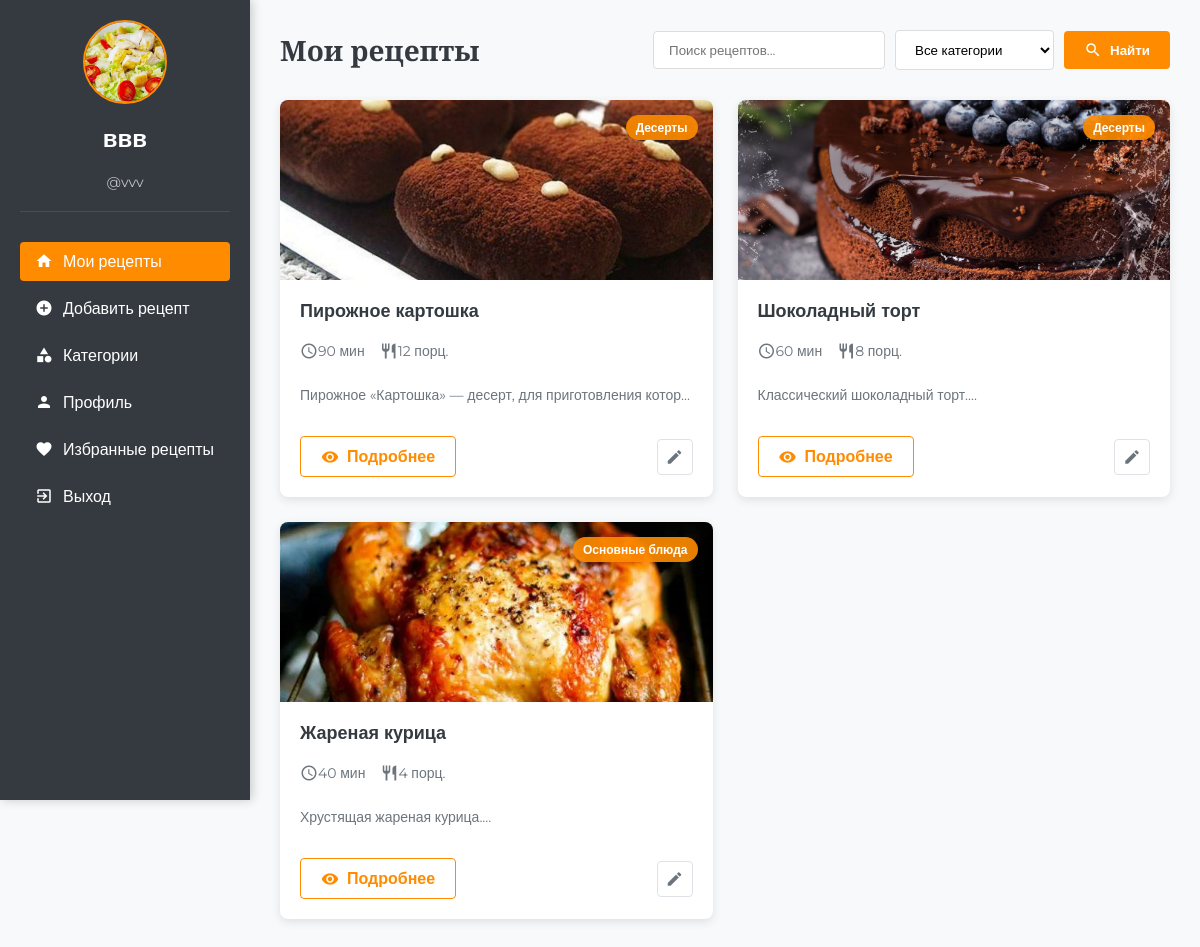
Screenshot of /cooking/home.php (signed in) with the database file from the repository.
### tables this page shows
CREATE TABLE `users` (
  `user_id` int NOT NULL,
  `username` varchar(255) NOT NULL,
  `name` varchar(100) DEFAULT NULL,
  `password` varchar(255) NOT NULL,
  `email` varchar(255) DEFAULT NULL,
  `created_at` timestamp NULL DEFAULT CURRENT_TIMESTAMP,
  `avatar` varchar(255) DEFAULT 'images/default-avatar.jpg',
  `bio` text
);

CREATE TABLE `recipes` (
  `recipe_id` int NOT NULL,
  `category_id` int NOT NULL,
  `recipe_name` varchar(255) NOT NULL,
  `description` text,
  `instructions` text NOT NULL,
  `prep_time` int DEFAULT NULL,
  `cook_time` int DEFAULT NULL,
  `servings` int DEFAULT NULL,
  `user_id` int NOT NULL,
  `image_url` varchar(255) DEFAULT NULL,
  `created_at` timestamp NULL DEFAULT CURRENT_TIMESTAMP
);

CREATE TABLE `categories` (
  `category_id` int NOT NULL,
  `category_name` varchar(255) NOT NULL,
  `description` text
);

### cooking/home.php (the view, shortened to what this page needs)
<?php
require_once 'config.php';
$userId = (int)$_SESSION['user_id'];
$stmt = $pdo->prepare("SELECT username, name, avatar FROM users WHERE user_id = ?");
$stmt->execute([$userId]);
$user = $stmt->fetch();
$searchQuery = $_GET['search'] ?? '';
$query = "
    SELECT r.*, c.category_name
    FROM recipes r
    JOIN categories c ON r.category_id = c.category_id
    WHERE r.user_id = ?
";
$params = [$userId];
$query .= " ORDER BY r.created_at DESC";
$recipesStmt = $pdo->prepare($query);
$recipesStmt->execute($params);
$recipes = $recipesStmt->fetchAll();
?>
<!DOCTYPE html>
<html lang="ru">
<head>
  <link rel="stylesheet" href="styles/home.css">
</head>
<body>
  <div class="dashboard-container">
    <aside class="sidebar">
      <div class="user-profile">
        <?php if (!empty($user['avatar'])): ?>
          <img src="<?= htmlspecialchars($user['avatar']) ?>" alt="Аватар" class="avatar-img">
        <?php else: ?>
          <div class="avatar"><?= strtoupper(substr($user['username'], 0, 1)) ?></div>
        <?php endif; ?>
        <h2><?= htmlspecialchars($user['name'] ?? $user['username']) ?></h2>
        <p class="username">@<?= htmlspecialchars($user['username']) ?></p>
      </div>
      <nav class="main-nav">
        <ul>
          <li class="active"><a href="home.php"><i class="material-icons">home</i> Мои рецепты</a></li>
          <li><a href="add_recipe.php"><i class="material-icons">add_circle</i> Добавить рецепт</a></li>
          <li><a href="categories.php"><i class="material-icons">category</i> Категории</a></li>
          <li><a href="profile.php"><i class="material-icons">person</i> Профиль</a></li>
          <li><a href="favorites.php"><i class="material-icons">favorite</i> Избранные рецепты</a></li>
          <li><a href="logout.php"><i class="material-icons">exit_to_app</i> Выход</a></li>
        </ul>
      </nav>
    </aside>
    <main class="main-content">
      <header class="content-header">
        <h1>Мои рецепты</h1>
        <div class="header-actions">
          <form method="GET" action="home.php" class="search-form">
            <input type="text" name="search" placeholder="Поиск рецептов..." value="<?= htmlspecialchars($searchQuery) ?>">
            <select name="category">
              <option value="">Все категории</option>
            </select>
            <button type="submit" class="btn btn-primary">
              <i class="material-icons">search</i> Найти
            </button>
          </form>
        </div>
      </header>
      <div class="recipes-grid">
        <?php if (count($recipes) > 0): ?>
          <?php foreach ($recipes as $recipe): ?>
            <div class="recipe-card">
              <div class="recipe-image" style="background-image: url('<?= htmlspecialchars($recipe['image_url'] ?? 'images/default-recipe.jpg') ?>')">
                <div class="recipe-category"><?= htmlspecialchars($recipe['category_name']) ?></div>
              </div>
              <div class="recipe-body">
                <h3><?= htmlspecialchars($recipe['recipe_name']) ?></h3>
                <div class="recipe-meta">
                  <span><i class="material-icons">access_time</i> <?= $recipe['cook_time'] + $recipe['prep_time'] ?> мин</span>
                  <span><i class="material-icons">restaurant</i> <?= $recipe['servings'] ?> порц.</span>
                </div>
                <p class="recipe-description"><?= htmlspecialchars(substr($recipe['description'], 0, 100)) ?>...</p>
                <div class="recipe-actions">
                  <a href="view_recipe.php?id=<?= $recipe['recipe_id'] ?>" class="btn btn-outline">
                    <i class="material-icons">visibility</i> Подробнее
                  </a>
                  <a href="edit_recipe.php?id=<?= $recipe['recipe_id'] ?>" class="btn btn-edit">
                    <i class="material-icons">edit</i>
                  </a>
                </div>
              </div>
            </div>
          <?php endforeach; ?>
        <?php endif; ?>
      </div>
    </main>
  </div>
</body>
</html>

### cooking/styles/home.css (style rules this page uses)
:root { --primary-color: #ff8c00; --secondary-color: #343a40; --text-color: #333; --light-gray: #f8f9fa; --medium-gray: #6c757d; --white: #ffffff; }
body { font-family: 'Montserrat', sans-serif; margin: 0; padding: 0; background-color: var(--light-gray); color: var(--text-color); overflow-x: hidden; }
.dashboard-container { display: flex; min-height: 100vh; position: relative; }
.sidebar { width: 250px; background-color: var(--secondary-color); color: var(--white); padding: 20px; position: fixed; height: 100vh; box-shadow: 2px 0 10px rgba(0,0,0,0.2); z-index: 100; overflow-y: auto; box-sizing: border-box; }
.user-profile { text-align: center; margin-bottom: 30px; padding-bottom: 20px; border-bottom: 1px solid rgba(255,255,255,0.1); }
.avatar-img { width: 80px; height: 80px; border-radius: 50%; object-fit: cover; margin: 0 auto 15px; display: block; border: 2px solid var(--primary-color); }
.username { color: rgba(255,255,255,0.7); margin: 5px 0 0; font-size: 14px; }
.main-nav ul { list-style: none; padding: 0; margin: 0; }
.main-nav li { margin-bottom: 8px; }
.main-nav a { color: var(--white); text-decoration: none; display: flex; align-items: center; padding: 10px 15px; border-radius: 4px; transition: background-color 0.3s; }
.main-nav .active a { background-color: var(--primary-color); }
.main-nav i { margin-right: 10px; }
.main-content { flex: 1; padding: 30px; margin-left: 250px; max-width: calc(100vw - 250px); box-sizing: border-box; }
.content-header { display: flex; justify-content: space-between; align-items: center; margin-bottom: 30px; flex-wrap: wrap; gap: 20px; }
.content-header h1 { margin: 0; font-family: 'Playfair Display', serif; font-size: 28px; color: var(--secondary-color); }
.search-form { display: flex; align-items: center; gap: 10px; flex-grow: 1; flex-wrap: wrap; }
.search-form input[type="text"] { flex: 1; min-width: 200px; padding: 10px 15px; border: 1px solid #ddd; border-radius: 4px; font-family: 'Montserrat', sans-serif; }
.search-form select { padding: 10px 15px; border: 1px solid #ddd; border-radius: 4px; font-family: 'Montserrat', sans-serif; background-color: var(--white); }
.btn { display: inline-flex; align-items: center; padding: 10px 20px; border-radius: 4px; text-decoration: none; font-weight: 600; transition: all 0.3s ease; gap: 8px; cursor: pointer; border: none; font-family: 'Montserrat', sans-serif; }
.btn-primary { background-color: var(--primary-color); color: var(--white); }
.btn-outline { background-color: transparent; color: var(--primary-color); border: 1px solid var(--primary-color); }
.btn-edit { padding: 8px; background-color: transparent; color: var(--medium-gray); border: 1px solid #dee2e6; transition: all 0.2s ease; }
.recipes-grid { display: grid; grid-template-columns: repeat(auto-fill, minmax(300px, 1fr)); gap: 25px; margin-top: 20px; align-items: stretch; }
.recipe-card { background: var(--white); border-radius: 8px; overflow: hidden; box-shadow: 0 3px 10px rgba(0,0,0,0.1); transition: all 0.3s cubic-bezier(0.25, 0.8, 0.25, 1); display: flex; flex-direction: column; height: 100%; position: relative; }
.recipe-image { height: 180px; background-size: cover; background-position: center; position: relative; flex-shrink: 0; }
.recipe-category { position: absolute; top: 15px; right: 15px; background: rgba(255,140,0,0.9); color: var(--white); padding: 5px 10px; border-radius: 20px; font-size: 12px; font-weight: 600; }
.recipe-body { padding: 20px; flex-grow: 1; display: flex; flex-direction: column; }
.recipe-body h3 { margin: 0 0 10px; font-size: 18px; font-weight: 700; color: var(--secondary-color); }
.recipe-meta { display: flex; gap: 15px; margin: 10px 0; color: var(--medium-gray); font-size: 14px; flex-wrap: wrap; }
.recipe-meta span { display: flex; align-items: center; }
.recipe-description { color: var(--medium-gray); margin: 15px 0; font-size: 14px; line-height: 1.5; flex-grow: 1; }
.recipe-actions { display: flex; justify-content: space-between; align-items: center; margin-top: auto; padding-top: 15px; }

### cooking/home.php (style rules this page uses)
.material-icons { font-size: 18px; vertical-align: middle; }

### rows the page displays
users: avatar (picture), name "ввв", username "vvv"
recipes: image_url (picture), category.category_name "Десерты", recipe_name "Пирожное картошка", $recipe['cook_time'] + $recipe['prep_time'] "90", servings "12", description "Пирожное «Картошка» — десерт, для приготовления котор"
recipes: image_url (picture), category.category_name "Десерты", recipe_name "Шоколадный торт", $recipe['cook_time'] + $recipe['prep_time'] "60", servings "8", description "Классический шоколадный торт."
recipes: image_url (picture), category.category_name "Основные блюда", recipe_name "Жареная курица", $recipe['cook_time'] + $recipe['prep_time'] "40", servings "4", description "Хрустящая жареная курица."
